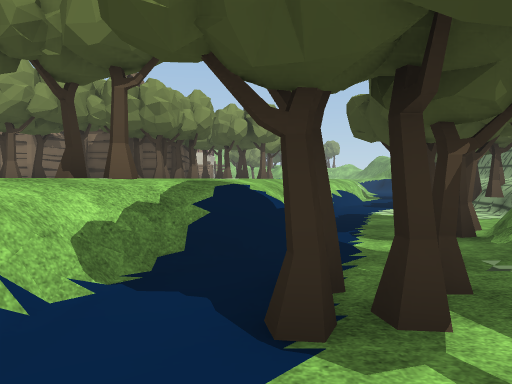
view 1 (above)

24 first-person views from a walk through a scene from a Unity 3-D project. The camera is 1.5 m above the floor, tilts 2° down and sees 70° across. The floor is counted in squares, 2 m on a side. Each view is taken from the middle of a square. On the plan, view 1 faces up. The plan holds only what a view shows up to about 11 squares ahead; the rest is blank. The place goes on beyond the plan. The player is left out. Some surface patterns are stand-ins.

view 2
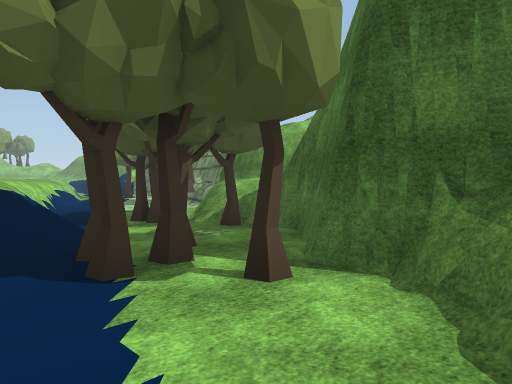

view 3
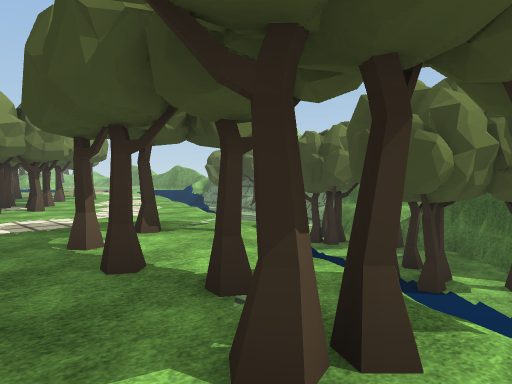

view 4
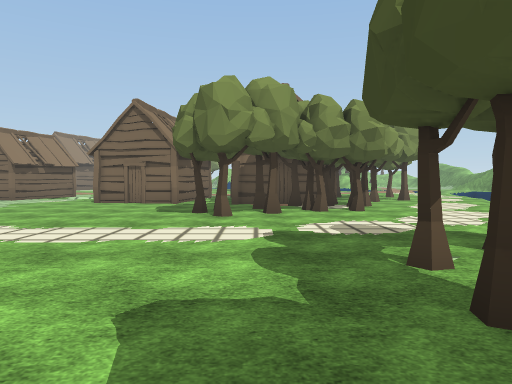

view 5
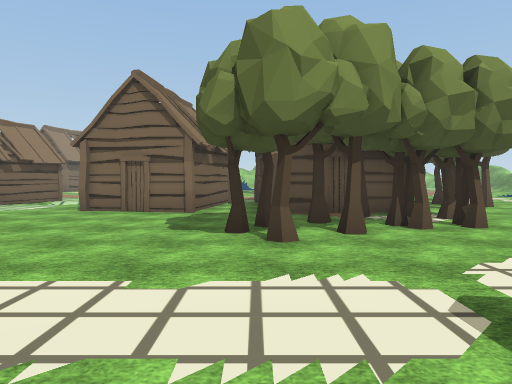

view 6
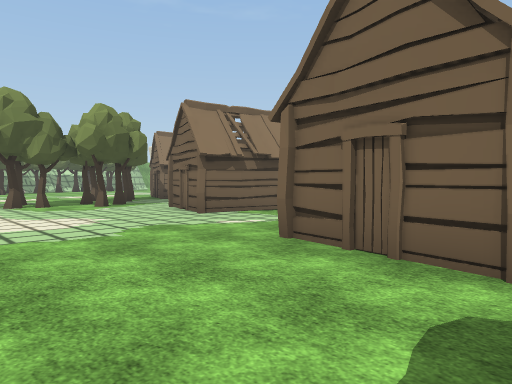

view 7
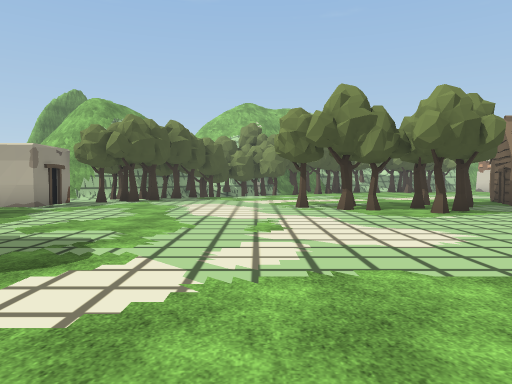

view 8
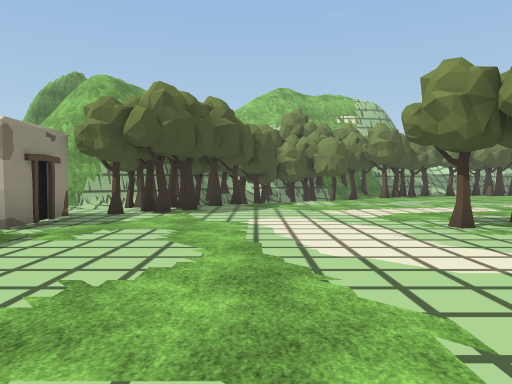

view 9
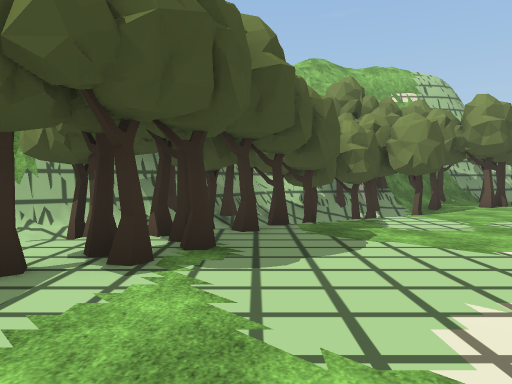

view 10
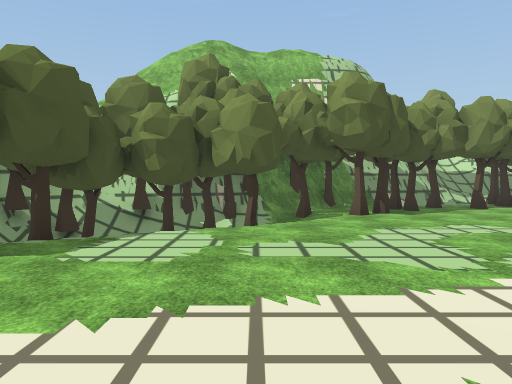

view 11
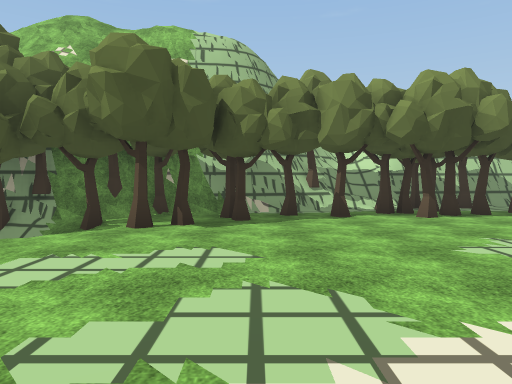

view 12
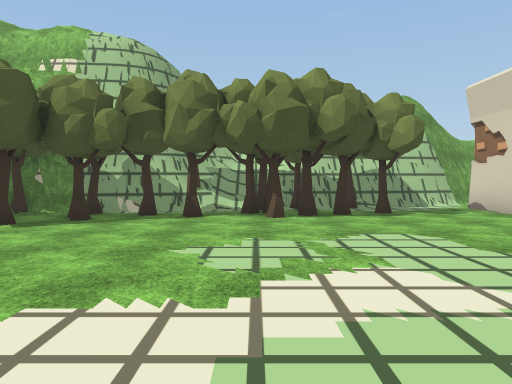

view 13
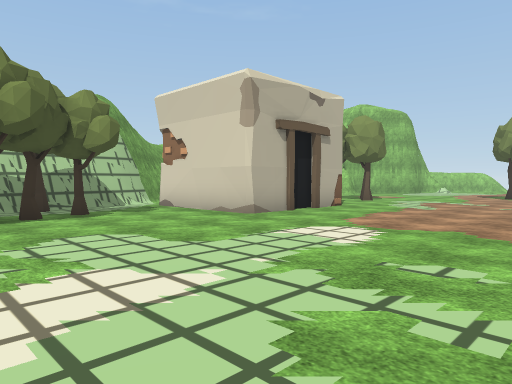

view 14
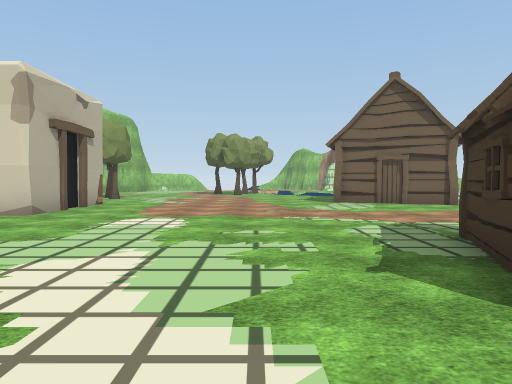

view 15
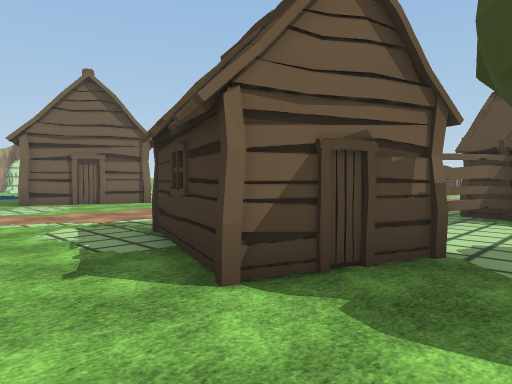

view 16
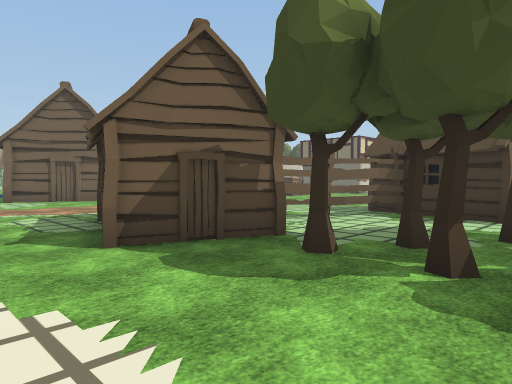

view 17
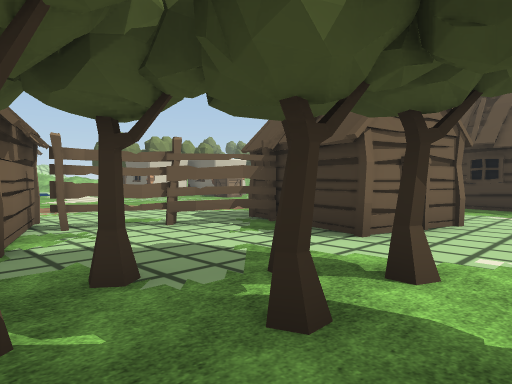

view 18
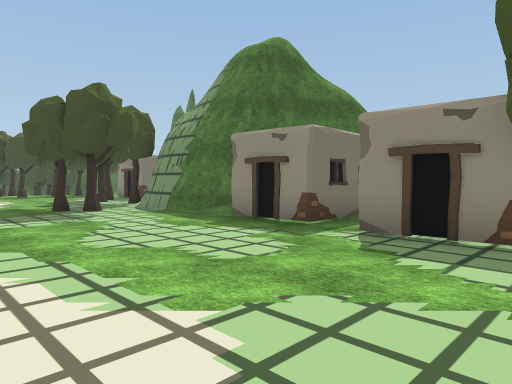

view 19
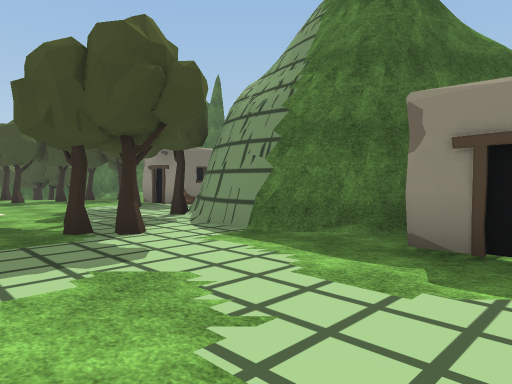

view 20
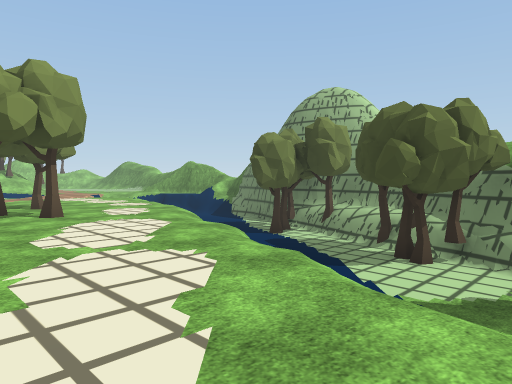

view 21
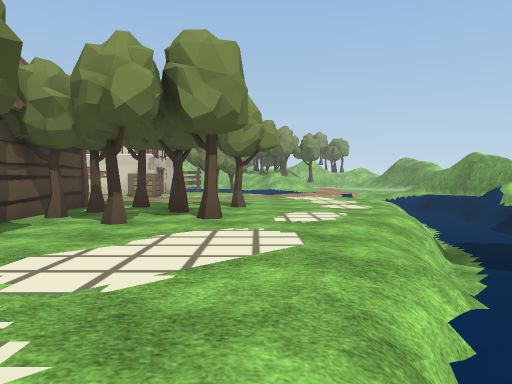

view 22
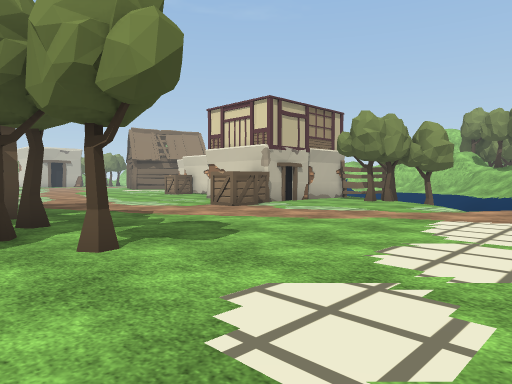

view 23
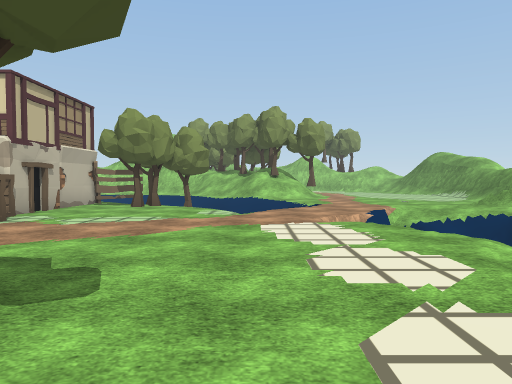

view 24
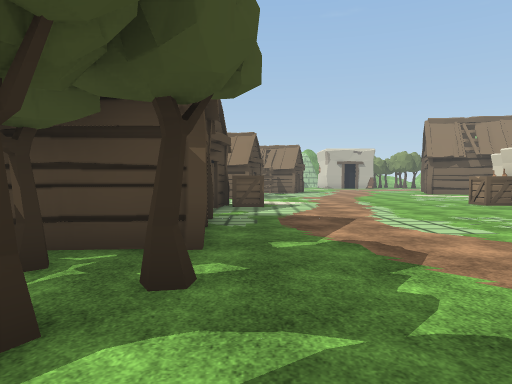

### Floor plan
Key: @ floor where view 1 was taken; # wall or solid block; x gap in a wall; . main floor; - floor 1 m lower than the main floor; _ floor 1.5 m lower than the main floor; : floor 7.25 m higher than the main floor; + floor 8.25 m higher than the main floor; / step, stairs or slope; = window, fence, low wall or low ledge; v drop or lower ground; T tree; H hut; F fence; C crate; O other object.
Columns run from 33 left of view 1 to 7 right of it. Each row starts with its distance up from view 1.
 26      #.........##                    ....
 25      #..........              #.T.  =..//
 24      #...........      C.     #..../../ /
 23 #.####......... .      ....   #....../  v
 22 #.............. .      .....  C...../=#
 21 #/............ ..      .......C......==
 20 #/.T.......... ....    .............../
 19 vT.T.........HH.....   .............../v
 18 =#TT........H.HF....   ...............=x
 17  #TTT.......HHH.FFHH    C.............v_
 16 #=#.T.............F H   CH.HHHHTT.T../v_
 15 ###T.........TT...H //    HH  HT.T.../v_
 14   #.T........T.T...H...H  ..  HT.T...=_
 13   #TTT........TTT......HH ..  H.T.../v_T#
 12 ###T T........TT.........H..HHT.....//_ #
 11 #v###T/........T.............TTT.../=__=#
 10 =+v#T/T/......T............TTTT....=#_ T#
  9 #=:TTT /...................TT...../v__TT#
  8 ##:v#TT /........................./v__T##
  7  #  #/TTT......................... __ ##
  6     ###T-TT....................../x_#=#
  5       #TTTTTT........TT........T.//TT#
  4        #TTTTT.........T.......TT/=__T#
  3         ##/..##.##..##.TO....T. xTT_##
  2          #/   #.########.O....T=_TT=##
  1                 #        ## .T.=__T##
  0                             ../__@_#
 -1                                 _///

Where each view was taken, in squares from view 1:
view 1: 0 up, 0 right, facing up
view 2: 1 down, 1 left, facing up-right
view 3: 0 up, 5 left, facing up-right
view 4: 1 up, 5 left, facing up
view 5: 4 up, 6 left, facing up
view 6: 9 up, 7 left, facing up-left
view 7: 9 up, 9 left, facing left
view 8: 7 up, 13 left, facing left
view 9: 6 up, 18 left, facing left
view 10: 10 up, 20 left, facing left
view 11: 14 up, 22 left, facing left
view 12: 17 up, 22 left, facing left
view 13: 17 up, 22 left, facing up-left
view 14: 15 up, 23 left, facing up
view 15: 15 up, 23 left, facing up-right
view 16: 13 up, 23 left, facing up-right
view 17: 12 up, 20 left, facing up-right
view 18: 8 up, 21 left, facing down-right
view 19: 7 up, 17 left, facing down-right
view 20: 6 up, 2 left, facing up-right
view 21: 8 up, 1 right, facing up
view 22: 15 up, 4 right, facing up-left
view 23: 15 up, 2 right, facing up
view 24: 17 up, 1 right, facing left
